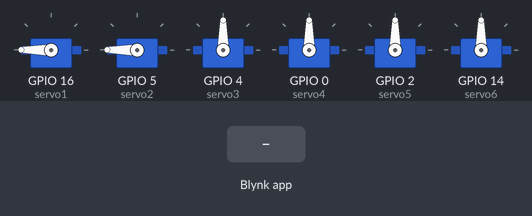
This sketch was run on a simulated ESP8266 (NodeMCU). Shown: 6 × servo. The test bench sets the inputs (shaded band). WiFi joins after 1.5 s; servers stay silent unless stated.

Above: at 4.0 s.
4.1 s: Blynk app writes 0 to V2
At 4.7 s:
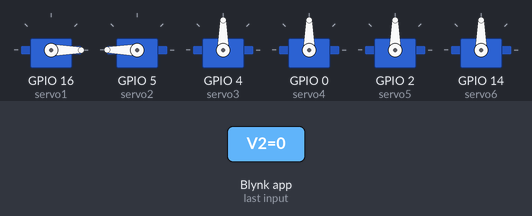
At 5.5 s:
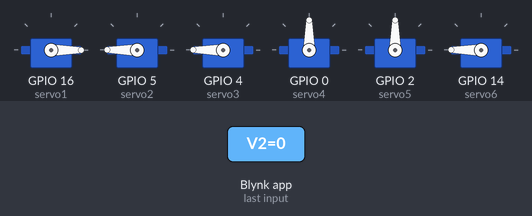
10.1 s: Blynk app writes 0 to V2
At 19.8 s:
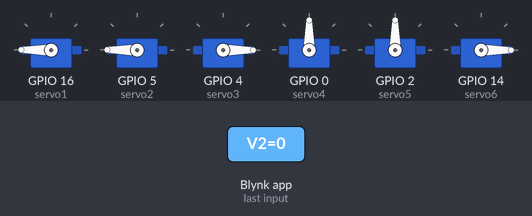
Timing chart, 0 to 20.6 s (numbered marks = the images above; inputs shaded):
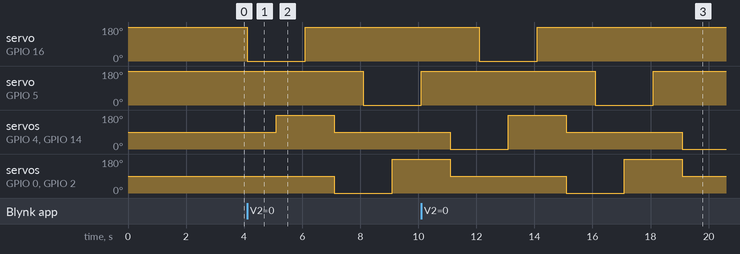

Measured:
- after the input at 4.1 s, servo on GPIO 16 (servo1): 180° → 0° at once, → 180° 2.0 s later; servo on GPIO 5 (servo2): 180° → 0° after 4.0 s; servo on GPIO 4 (servo3), servo on GPIO 14 (servo6): 90° → 180° after 1.0 s, → 90° 2.0 s later; servo on GPIO 0 (servo4), servo on GPIO 2 (servo5): 90° → 0° after 3.0 s, → 180° 2.0 s later
- after the input at 10.1 s, servo on GPIO 16 (servo1): 180° → 0° after 2.0 s, → 180° 2.0 s later

The sketch:

spidercode.ino
```cpp
#define BLYNK_PRINT Serial

#include <ESP8266WiFi.h>

#include <BlynkSimpleEsp8266.h>

#include <Servo.h>


#define DirectionPin  (10u)

#define BaudRate      (1000000ul)

#define ID            (1u)


char auth[] = "HQPNZxPXef9xKPu70TIh5zQmfVu5Yl0N";

char ssid[] = "Rik";

char pass[] = "07238314";


int speed = 100;
int i;

Servo servo1; //silen lqv
Servo servo2; //siled desen
Servo servo3; //lqv preden
Servo servo4; //lqv zaden
Servo servo5; //desen preden
Servo servo6; //desen zaden


void setup()
{
  Serial.begin(9600);
  Blynk.begin(auth, ssid, pass);
  delay(1000); // Give time for Dynamixel to start on power-up

  servo1.attach(16);
  servo1.write(180);
  servo2.attach(5);
  servo2.write(180);
  servo3.attach(4);
  servo3.write(90);
  servo4.attach(0);
  servo4.write(90);
  servo5.attach(2);
  servo5.write(90);
  servo6.attach(14);
  servo6.write(90);
 }

 /*
  * servo1 180 vdiga paqka
  * servo2 180 vdiga paqka
  * servo3 180 krakata nazad
  * servo4 180 krakata nazad
  * servo5 180 krakata nazad
  * servo6 180 krakata nazad
  */


void loop()
{
  Blynk.run();
}

BLYNK_WRITE(V1)
{
   speed = param.asInt();
}

BLYNK_WRITE(V2)
{
  int x = param[0].asInt();
  int y = param[1].asInt();

  if( (y == 0) ){ // turn left
      down();
  }else if( ( y == 1000) ){ // turn right
      up();
  }
}


void up()
{
  servo1.write(0);
  delay(1000);
  servo3.write(0);
  servo6.write(0);
  delay(1000);
  servo1.write(180);
  delay(1000);
  servo3.write(90);
  servo6.write(90);
  servo4.write(180);
  servo5.write(180);
  delay(1000);
  servo2.write(0);
  delay(1000);
  servo4.write(0);
  servo5.write(0);
  delay(1000);
  servo2.write(180);
  delay(1000);
  servo4.write(90);
  servo5.write(90);
  servo3.write(180);
  servo6.write(180);
  delay(1000);
}


void down()
{
  servo1.write(0);
  delay(1000);
  servo3.write(180);
  servo6.write(180);
  delay(1000);
  servo1.write(180);
  delay(1000);
  servo3.write(90);
  servo6.write(90);
  servo4.write(0);
  servo5.write(0);
  delay(1000);
  servo2.write(0);
  delay(1000);
  servo4.write(180);
  servo5.write(180);
  delay(1000);
  servo2.write(180);
  delay(1000);
  servo4.write(90);
  servo5.write(90);
  servo3.write(0);
  servo6.write(0);
  delay(1000);
}
```
